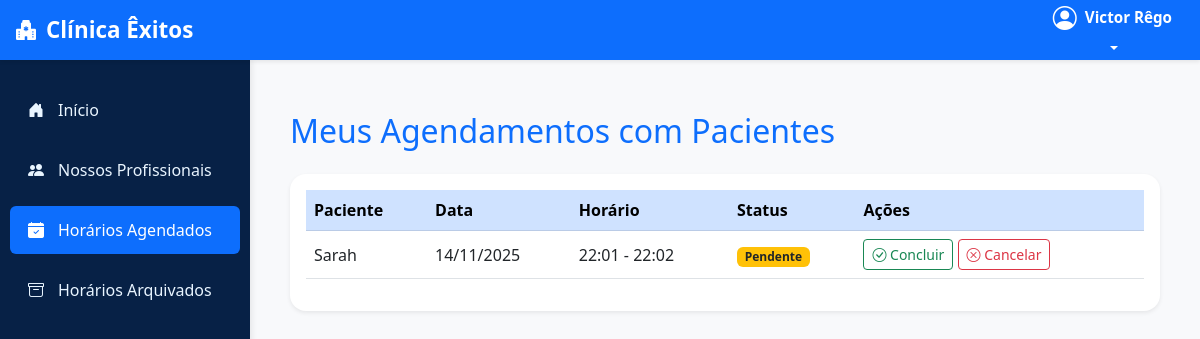
Page /horarios/agendados/ (signed in) on the committed database.
### usuarios/models.py (models this page shows, shortened)
class UsuarioAdaptado(AbstractUser):
    cpf = models.CharField(max_length=11, unique=True, verbose_name="CPF")
    nome_cidade = models.CharField(max_length=100, blank=True, null=True)
    endereco = models.CharField(max_length=255, blank=True, null=True)
    nome_bairro = models.CharField(max_length=100, blank=True, null=True)
    data_nascimento = models.DateField(blank=True, null=True)
    foto_perfil = models.ImageField(upload_to='perfil/', null=True, blank=True, verbose_name="Foto de Perfil")
    is_professional = models.BooleanField(default=False)
    especializacao = models.CharField(max_length=255, blank=True, null=True, verbose_name="Especialização")
    crm = models.CharField(max_length=50, blank=True, null=True, verbose_name="CRM")
    telefone_contato = models.CharField(max_length=20, blank=True, null=True, verbose_name="Telefone de Contato")
    email_profissional = models.EmailField(blank=True, null=True, verbose_name="E-mail Profissional")
    biografia = models.TextField(blank=True, null=True, verbose_name="Biografia")

class Agendamento(models.Model):
    paciente = models.ForeignKey(
        settings.AUTH_USER_MODEL,
        on_delete=models.CASCADE,
        related_name='agendamentos_paciente'
    )
    profissional = models.ForeignKey(
        settings.AUTH_USER_MODEL,
        on_delete=models.CASCADE,
        related_name='agendamentos_profissional'
    )
    data = models.DateField()
    hora_inicio = models.TimeField()
    hora_fim = models.TimeField()
    criado_em = models.DateTimeField(default=timezone.now)
    concluida = models.BooleanField(default=False, verbose_name="Consulta Concluída")  # 🔵 novo campo
    class Meta:
        verbose_name = "Agendamento"
        verbose_name_plural = "Agendamentos"
        ordering = ['data', 'hora_inicio']

### usuarios/views.py (the view, shortened to what this page needs)
# urls.py: path('horarios/agendados/', usuarios_views.horarios_agendados, name='horarios_agendados'),
@login_required
def horarios_agendados(request):
    if request.user.is_professional:
        consultas = Agendamento.objects.filter(
            profissional=request.user,
            concluida=False
        ).order_by('data', 'hora_inicio')
        titulo = "Meus Agendamentos com Pacientes"
        aviso = None  # profissionais não recebem avisos
    return render(
        request,
        'horarios_paciente/horarios_agendados.html',
        {
            'consultas': consultas,
            'titulo': titulo,
            'aviso': aviso
        }
    )

### agenda/templates/horarios_paciente/horarios_agendados.html (shortened to what this page needs)
{% extends 'base.html' %}
{% block content %}
<div class="container mt-4">
    <h2 class="text-primary mb-4">{{ titulo }}</h2>
    {% if consultas %}
        <div class="card shadow-sm rounded-4 p-3 bg-white border-0">
            <table class="table table-hover align-middle">
                <thead class="table-primary">
                    <tr>
                        <th>{% if user.is_professional %}Paciente{% else %}Profissional{% endif %}</th>
                        <th>Data</th>
                        <th>Horário</th>
                        <th>Status</th>
                        <th>Ações</th>
                    </tr>
                </thead>
                <tbody>
                    {% for horario in consultas %}
                        <tr>
                            <td>
                                {% if user.is_professional %}
                                    {{ horario.paciente.get_full_name }}
                                {% else %}
                                    {{ horario.profissional.get_full_name }}
                                    {% if horario.profissional.especializacao %}
                                        <br>
                                        <small class="text-muted">{{ horario.profissional.especializacao }}</small>
                                    {% endif %}
                                {% endif %}
                            </td>
                            <td>{{ horario.data|date:"d/m/Y" }}</td>
                            <td>{{ horario.hora_inicio|time:"H:i" }} - {{ horario.hora_fim|time:"H:i" }}</td>
                            <td>
                                {% if horario.concluida %}
                                    <span class="badge bg-success">Concluída</span>
                                {% else %}
                                    <span class="badge bg-warning text-dark">Pendente</span>
                                {% endif %}
                            </td>
                            <td>
                                {% if user.is_professional and not horario.concluida %}
                                    <form method="post" action="{% url 'concluir_consulta' horario.id %}" style="display:inline;">
                                        <button type="submit" class="btn btn-outline-success btn-sm">
                                            <i class="bi bi-check-circle"></i> Concluir
                                        </button>
                                    </form>
                                {% endif %}
                                <form method="post" action="{% url 'cancelar_agendamento' horario.id %}" style="display:inline;">
                                    <button type="submit" class="btn btn-outline-danger btn-sm">
                                        <i class="bi bi-x-circle"></i> Cancelar
                                    </button>
                                </form>
                            </td>
                        </tr>
                    {% endfor %}
                </tbody>
            </table>
        </div>
    {% else %}
        <div class="alert alert-info text-center">Nenhuma consulta agendada no momento.</div>
    {% endif %}
</div>
{% endblock %}

### templates/base.html (shortened to what this page needs)
{% load static %}
<!DOCTYPE html>
<html lang="pt-br">
<head>
    <link href="https://cdn.jsdelivr.net/npm/bootstrap@5.3.0/dist/css/bootstrap.min.css" rel="stylesheet">
    <link rel="stylesheet" href="https://cdn.jsdelivr.net/npm/bootstrap-icons@1.11.0/font/bootstrap-icons.css">
</head>
<body>
    <nav class="navbar top-navbar fixed-top">
        <div class="container-fluid">
            <a class="navbar-brand" href="{% if user.is_authenticated and user.groups.all.0.name == 'profissionais' %}{% url 'listar_horarios' %}
                {% elif user.is_authenticated and user.groups.all.0.name == 'usuarios_comum' %}{% url 'listar_consultas_usuario' %}
                {% elif user.is_superuser %}/admin/
                {% else %}{% url 'login' %}{% endif %}">
                <i class="bi bi-hospital-fill" style="font-size:1.25rem;"></i> Clínica Êxitos
            </a>
            <div class="user-menu">
                <div class="dropdown">
                    <button class="btn dropdown-toggle user-btn" type="button" data-bs-toggle="dropdown">
                        <div class="d-flex align-items-center gap-2">
                            {% if user.is_authenticated %}
                                {% if user.foto_perfil %}
                                    <img src="{{ user.foto_perfil.url }}" alt="{{ user.username }}" class="user-avatar">
                                {% else %}
                                    <i class="bi bi-person-circle fs-4" style="color:white"></i>
                                {% endif %}
                            {% else %}
                                <i class="bi bi-person-circle fs-4" style="color:white"></i>
                            {% endif %}
                            <div class="user-info text-start">
                                {% if user.is_authenticated %}
                                    <div class="user-name">{{ user.get_full_name|default:user.username }}</div>
                                {% else %}
                                    <div class="user-name">Visitante</div>
                                {% endif %}
                            </div>
                        </div>
                    </button>
                </div>
            </div>
        </div>
    </nav>
    <div class="sidebar">
        <nav class="nav flex-column">
            <a class="nav-link {% if request.resolver_match.url_name == 'listar_horarios' or request.resolver_match.url_name == 'listar_consultas_usuario' %}active{% endif %}"
               href="{% if user.is_authenticated and user.groups.all.0.name == 'profissionais' %}{% url 'listar_horarios' %}
                      {% elif user.is_authenticated and user.groups.all.0.name == 'usuarios_comum' %}{% url 'listar_consultas_usuario' %}
                      {% elif user.is_superuser %}/admin/
                      {% else %}{% url 'login' %}{% endif %}">
                <i class="bi bi-house-door-fill"></i> Início
            </a>
            <a class="nav-link {% if request.resolver_match.url_name == 'listar_profissionais' %}active{% endif %}" href="{% url 'listar_profissionais' %}">
                <i class="bi bi-people-fill"></i> Nossos Profissionais
            </a>
            <a class="nav-link {% if request.resolver_match.url_name == 'horarios_agendados' %}active{% endif %}" href="{% url 'horarios_agendados' %}">
                <i class="bi bi-calendar-check-fill"></i> Horários Agendados
            </a>
            <a class="nav-link {% if request.resolver_match.url_name == 'horarios_arquivados' %}active{% endif %}" href="{% url 'horarios_arquivados' %}">
                <i class="bi bi-archive"></i> Horários Arquivados
            </a>
        </nav>
    </div>
    <main class="main-content">
        {% block content %}{% endblock %}
    </main>
</body>
</html>

### templates/base.html (style rules this page uses)
:root { --primary-blue: #0d6efd; --light-blue: #e9f5ff; --dark-blue: #072146; --sidebar-width: 250px; --muted-text: #6c757d; }
body { background-color: #f8f9fb; font-family: 'Segoe UI', Tahoma, Geneva, Verdana, sans-serif; }
.top-navbar { background-color: var(--primary-blue); height: 60px; box-shadow: 0 2px 4px rgba(0,0,0,0.08); }
.top-navbar .container-fluid { display: flex; justify-content: space-between; align-items: center; height: 100%; padding: 0 1rem; }
.top-navbar .navbar-brand { color: white; font-size: 1.4rem; font-weight: 700; display: flex; align-items: center; gap: 10px; margin: 0; height: 100%; text-decoration: none; }
.top-navbar .user-menu { color: white; display: flex; align-items: center; height: 100%; }
.top-navbar .dropdown-toggle { background-color: transparent; border: none; color: white; font-weight: 500; padding: 8px 12px; }
.top-navbar .user-name { font-weight: 600; font-size: 0.95rem; color: white; }
.sidebar { position: fixed; top: 60px; left: 0; bottom: 0; width: var(--sidebar-width); background-color: var(--dark-blue); padding-top: 20px; box-shadow: 2px 0 6px rgba(0,0,0,0.08); overflow-y: auto; }
.sidebar .nav-link { color: #e9f5ff; padding: 12px 18px; margin: 6px 10px; border-radius: 6px; transition: all 0.2s; display: flex; align-items: center; gap: 10px; }
.sidebar .nav-link.active { background-color: var(--primary-blue); color: white; }
.sidebar .nav-link i { width: 20px; }
.main-content { margin-left: var(--sidebar-width); margin-top: 60px; padding: 28px; min-height: calc(100vh - 60px); }

### rows in the picture
UsuarioAdaptado: get_full_name "Victor Rêgo"
Agendamento: paciente.get_full_name "Sarah", data "14/11/2025", hora_inicio "22:01", hora_fim "22:02", concluida "Pendente"

### other values in the picture
{{ titulo }} "Meus Agendamentos com Pacientes"
